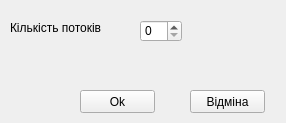
<?xml version="1.0" encoding="UTF-8"?>
<ui version="4.0">
 <class>Form_Step</class>
 <widget class="QWidget" name="Form_Step">
  <property name="geometry">
   <rect>
    <x>0</x>
    <y>0</y>
    <width>286</width>
    <height>123</height>
   </rect>
  </property>
  <property name="windowTitle">
   <string>Form</string>
  </property>
  <widget class="QSpinBox" name="spinBox">
   <property name="geometry">
    <rect>
     <x>140</x>
     <y>20</y>
     <width>42</width>
     <height>22</height>
    </rect>
   </property>
  </widget>
  <widget class="QPushButton" name="pushButton">
   <property name="geometry">
    <rect>
     <x>80</x>
     <y>90</y>
     <width>75</width>
     <height>23</height>
    </rect>
   </property>
   <property name="text">
    <string>Ok</string>
   </property>
  </widget>
  <widget class="QPushButton" name="pushButton_2">
   <property name="geometry">
    <rect>
     <x>190</x>
     <y>90</y>
     <width>75</width>
     <height>23</height>
    </rect>
   </property>
   <property name="text">
    <string>Відміна</string>
   </property>
  </widget>
  <widget class="QLabel" name="label">
   <property name="geometry">
    <rect>
     <x>10</x>
     <y>20</y>
     <width>91</width>
     <height>16</height>
    </rect>
   </property>
   <property name="text">
    <string>Кількість потоків</string>
   </property>
  </widget>
 </widget>
 <resources/>
 <connections/>
</ui>
